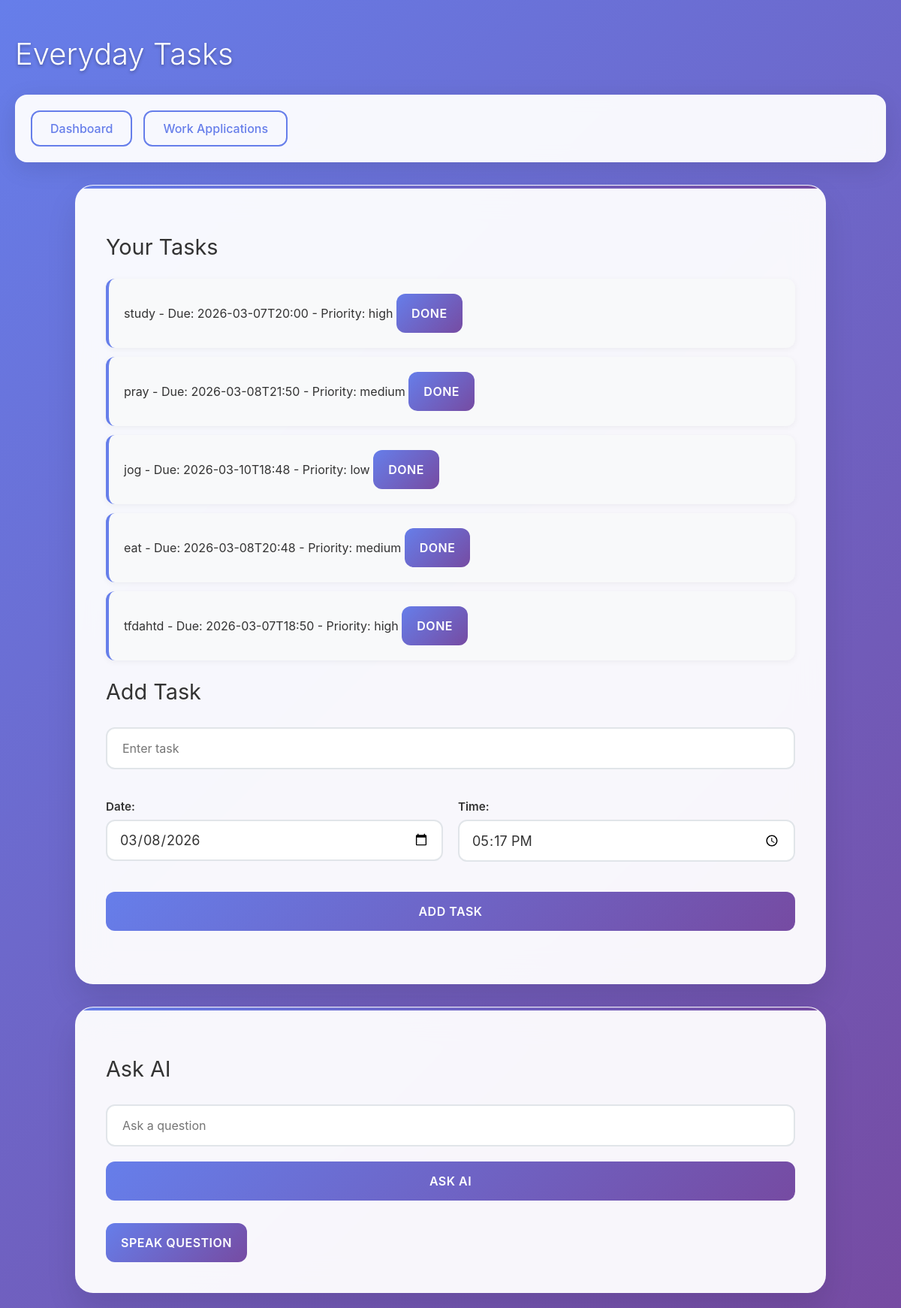
The page /tasks on the database its author committed.
### tables this page shows
CREATE TABLE tasks (
    id INTEGER PRIMARY KEY,
    task TEXT,
    status TEXT
, due_date TEXT, priority TEXT);

### app.py (the view)
@app.route("/tasks")
def dashboard():
    tasks = get_tasks()
    answer = request.args.get('answer', None)
    return render_template("dashboard.html", tasks=tasks, answer=answer)

### tasks.py (called while the page is built)
def get_tasks():
    conn = sqlite3.connect("database.db")
    cursor = conn.cursor()
    cursor.execute("SELECT * FROM tasks")
    tasks = cursor.fetchall()
    conn.close()
    return tasks

### templates/dashboard.html (shortened to what this page needs)
<!DOCTYPE html>
<html>
<head>
<link rel="stylesheet" href="/static/style.css">
</head>
<body>
<h1>Everyday Tasks</h1>
<div class="taskbar">
    <a href="/" class="taskbar-link">Dashboard</a>
    <a href="/job_applications" class="taskbar-link">Work Applications</a>
</div>
<div class="container">
<div class="section">
<h2>Your Tasks</h2>
<ul>
{% for task in tasks %}
<li>{{ task[1] }} - Due: {{ task[3] }} - Priority: {{ task[4] }}
<form action="/complete/{{ task[0] }}" method="post" style="display:inline;">
<button type="submit">Done</button>
</form>
</li>
{% endfor %}
</ul>
<h2>Add Task</h2>
<form action="/add_task" method="post">
<input type="text" name="task" placeholder="Enter task" required>
<div class="date-time-wrapper">
<div class="input-wrapper">
<label for="due_date">Date:</label>
<input type="date" id="due_date" name="due_date" required>
</div>
<div class="input-wrapper">
<label for="due_time">Time:</label>
<input type="time" id="due_time" name="due_time" required>
</div>
</div>
<button type="submit">Add Task</button>
</form>
</div>
<div class="section">
<h2>Ask AI</h2>
<form action="/ask" method="post">
<input type="text" id="question" name="question" placeholder="Ask a question" required>
<button type="submit">Ask AI</button>
</form>
<button onclick="startDictation()">Speak Question</button>
</div>
</div>
</body>
</html>

### static/style.css (style rules this page uses)
body { font-family: -apple-system, BlinkMacSystemFont, 'Segoe UI', Roboto, Oxygen, Ubuntu, Cantarell, sans-serif; background: linear-gradient(135deg, #667eea 0%, #764ba2 100%); color: #333; margin: 0; padding: 20px; min-height: 100vh; }
h1 { color: #fff; text-shadow: 0 2px 4px rgba(0,0,0,0.3); font-weight: 300; margin-bottom: 30px; font-size: 2.5em; }
.taskbar { background: rgba(255, 255, 255, 0.95); backdrop-filter: blur(10px); padding: 20px; margin-bottom: 30px; border-radius: 16px; display: flex; gap: 15px; box-shadow: 0 8px 32px rgba(0,0,0,0.1); border: 1px solid rgba(255, 255, 255, 0.2); }
.taskbar-link { color: #667eea; text-decoration: none; padding: 12px 24px; border: 2px solid #667eea; border-radius: 12px; transition: all 0.3s cubic-bezier(0.4, 0, 0.2, 1); font-weight: 500; position: relative; overflow: hidden; }
.taskbar-link::before { content: ''; position: absolute; top: 0; left: -100%; width: 100%; height: 100%; background: linear-gradient(90deg, transparent, rgba(255,255,255,0.2), transparent); transition: left 0.5s; }
.container { display: grid; grid-template-columns: 1fr; gap: 30px; max-width: 1000px; margin: 0 auto; }
.section { background: rgba(255, 255, 255, 0.95); backdrop-filter: blur(20px); padding: 40px; border-radius: 24px; box-shadow: 0 20px 40px rgba(0,0,0,0.1); border: 1px solid rgba(255, 255, 255, 0.2); transition: all 0.3s cubic-bezier(0.4, 0, 0.2, 1); position: relative; overflow: hidden; }
.section::before { content: ''; position: absolute; top: 0; left: 0; right: 0; height: 4px; background: linear-gradient(90deg, #667eea, #764ba2); }
.section h2 { color: #333; margin-bottom: 25px; font-weight: 400; font-size: 1.8em; position: relative; }
ul { list-style-type: none; padding: 0; margin: 0; }
li { background: #f8f9fa; margin: 12px 0; padding: 20px; border-radius: 12px; border-left: 4px solid #667eea; transition: all 0.3s cubic-bezier(0.4, 0, 0.2, 1); position: relative; box-shadow: 0 2px 8px rgba(0,0,0,0.05); }
form { margin: 30px 0; display: grid; gap: 20px; }
input, select, button { padding: 16px 20px; border: 2px solid #e1e5e9; border-radius: 12px; font-size: 16px; transition: all 0.3s cubic-bezier(0.4, 0, 0.2, 1); background: white; font-family: inherit; }
.date-time-wrapper { display: grid; grid-template-columns: 1fr 1fr; gap: 20px; margin: 20px 0; }
.input-wrapper { display: flex; flex-direction: column; gap: 8px; }
.input-wrapper label { font-weight: 600; color: #333; font-size: 0.95em; }
input[type="date"], input[type="time"] { width: 100%; cursor: pointer; min-height: 50px; font-size: 18px; padding: 14px 16px; }
input, select { color: #333; width: 100%; box-sizing: border-box; }
button { background: linear-gradient(135deg, #667eea 0%, #764ba2 100%); color: white; border: none; cursor: pointer; font-weight: 600; text-transform: uppercase; letter-spacing: 0.5px; position: relative; overflow: hidden; }
button::before { content: ''; position: absolute; top: 0; left: -100%; width: 100%; height: 100%; background: linear-gradient(90deg, transparent, rgba(255,255,255,0.2), transparent); transition: left 0.5s; }
.section { animation: fadeInUp 0.6s cubic-bezier(0.4, 0, 0.2, 1); }
.taskbar { animation: fadeInUp 0.6s cubic-bezier(0.4, 0, 0.2, 1); }

### rows shown on the page
tasks: task "study", due_date "2026-03-07T20:00", priority "high"
tasks: task "pray", due_date "2026-03-08T21:50", priority "medium"
tasks: task "jog", due_date "2026-03-10T18:48", priority "low"
tasks: task "eat", due_date "2026-03-08T20:48", priority "medium"
tasks: task "tfdahtd", due_date "2026-03-07T18:50", priority "high"
